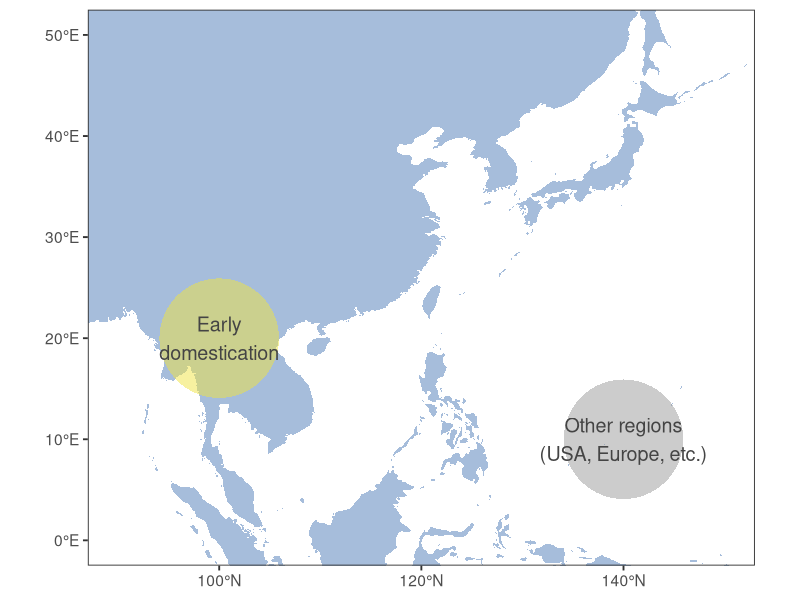
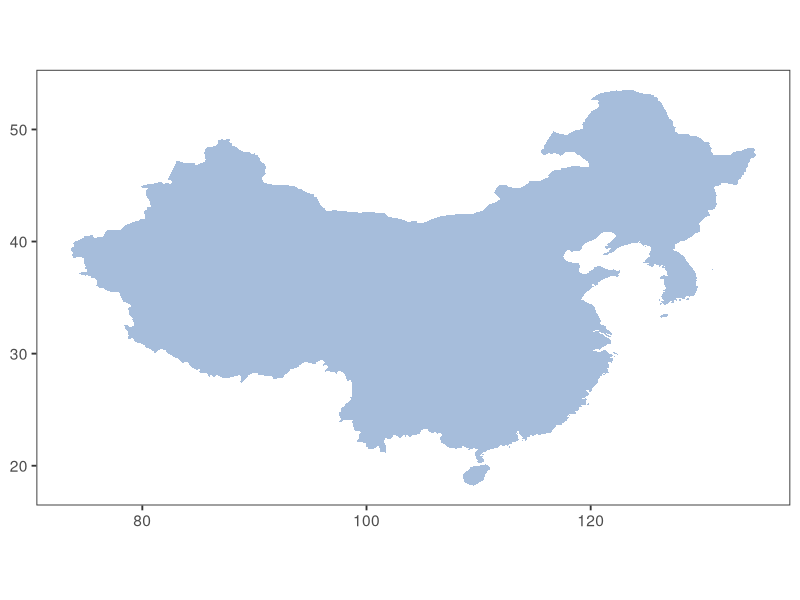
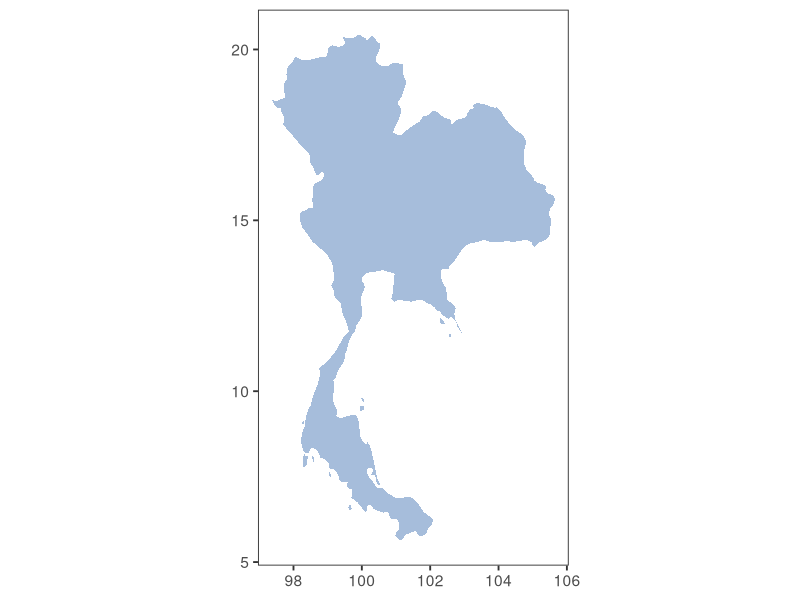
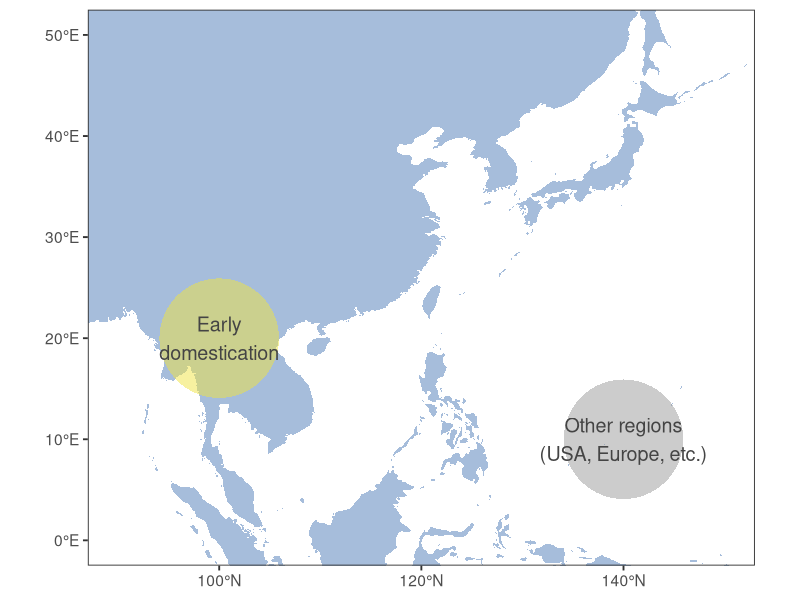

R code for these plots, in order:
library(conflicted)
library(tidyverse)
library(readxl)


## Maps 

world_map = ggplot2::map_data("world") |> dplyr::as_tibble()

map_asia = ggplot(world_map) + 
  aes(long, lat) +
  geom_map(aes(map_id = region), map = world_map, fill = "#a6bddb", linewidth = 0) +
  ggplot2::annotate("point", x = 100, y = 20, size = 40, color = "#F0E442", alpha = .5, shape = 16) +
  ggplot2::annotate("text", label = "Early\ndomestication", x = 100, y = 20, size = 5, color = "#444444") +
  ggplot2::annotate("point", x = 140, y = 10, size = 40, color = "#999999", alpha = .5, shape = 16) +
  ggplot2::annotate("text", label = "Other regions\n(USA, Europe, etc.)", x = 140, y = 10, size = 5, color = "#444444") +
  scale_x_continuous(limits = c(90, 150), labels = scales::label_number(suffix = "°N")) +
  scale_y_continuous(limits = c(0, 50), labels = scales::label_number(suffix = "°E")) + 
  coord_fixed(ratio = 1) +
  theme_test(base_size = 14) +
  theme(axis.title = element_blank())
map_asia

ggsave("images/map_asia2.png", map_asia, w = 6, h = 5)


#####

map_east_asia = world_map |>
  dplyr::filter(region %in% c("China", "South Korea", "North Korea")) |>
  ggplot() + 
  aes(long, lat) +
  geom_map(aes(map_id = region), map = world_map, fill = "#a6bddb", linewidth = 0) +
  coord_fixed(ratio = 1) +
  theme_test(base_size = 14) +
  theme(axis.title = element_blank())
map_east_asia

map_thai = world_map |>
  dplyr::filter(region == c("Thailand")) |>
  ggplot() + 
  aes(long, lat) +
  geom_map(aes(map_id = region), map = world_map, fill = "#a6bddb", linewidth = 0) +
  coord_fixed(ratio = 1) +
  theme_test(base_size = 14) +
  theme(axis.title = element_blank())
map_thai
